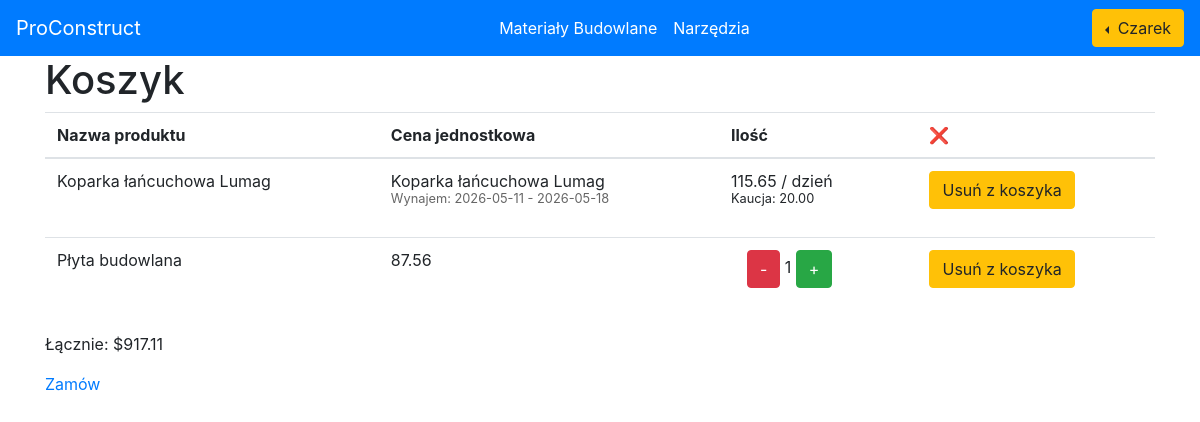
The app's page /cart/ (signed in) with its own data.
### users/models.py (models this page shows, shortened)
class CustomUser(AbstractUser):
    email = models.EmailField(_('email address'), unique=True)
    USERNAME_FIELD = 'email'
    REQUIRED_FIELDS = ('username',)
    objects = CustomUserManager()

### base/models.py (models this page shows, shortened)
class CartItem(models.Model):
    cart = models.ForeignKey('Cart', on_delete=models.CASCADE, null=True, blank=True)
    product = models.ForeignKey(Product, on_delete=models.CASCADE, null=True, blank=True)
    equipment = models.ForeignKey(Equipment, on_delete=models.CASCADE, null=True, blank=True)
    product_quantity = models.PositiveIntegerField(default=1)
    equipment_quantity = models.PositiveIntegerField(default=1)
    rent_start_date = models.DateField(null=True, blank=True)
    rent_end_date = models.DateField(null=True, blank=True)

class Equipment(models.Model):
    name = models.CharField(max_length=100)
    description = models.TextField()
    price = models.DecimalField(max_digits=10, decimal_places=2)
    image = models.URLField()
    quantity = models.PositiveIntegerField(default=0)
    rental_rate = models.DecimalField(
        "Stawka najmu (za dzień)",
        max_digits=10, decimal_places=2, default=0
    )
    rental_period = models.CharField(
        "Jednostka najmu",
        max_length=10,
        choices=[('day', 'dzień'), ('week', 'tydzień'), ('month', 'miesiąc')],
        default='day'
    )
    deposit = models.DecimalField(
        "Kaucja",
        max_digits=10, decimal_places=2, default=0
    )

class Product(models.Model):
    name = models.CharField(max_length=100)
    description = models.TextField()
    price = models.DecimalField(max_digits=10, decimal_places=2)
    image = models.URLField()
    quantity = models.PositiveIntegerField(default=0)

### base/views.py (the view)
# urls.py: path('cart/', views.view_cart, name='cart'),
@login_required()
def view_cart(request):
    cart_items, total_amount = calculate_total_amount(request)
    stripe_public_key = os.environ.get('STRIPE_PUBLIC_KEY', '')
    return render(request, 'base/cart.html', {
        'cart_items': cart_items,
        'total_amount': total_amount,
        'stripe_public_key': stripe_public_key
    })

### templates/base/cart.html (shortened to what this page needs)
{% include 'base/navbar.html' %}
{% load static %}
{% block content %}
<div class="container">
    <div class="cart-header">
        <h1>Koszyk</h1>
    </div>
        <table class="table">
            <thead>
                <tr>
                    <th scope="col">Nazwa produktu</th>
                    <th scope="col">Cena jednostkowa</th>
                    <th scope="col">Ilość</th>
                    <th scope="col">❌</th>
                </tr>
            </thead>
            <tbody>
             {% for item in cart_items %}
                <tr>
                {% if item.product %}
                    <td>{{ item.product.name }}</td>
                    <td>{{ item.product.price }}</td>
                    <td>
                    <button class="btn btn-danger" style="margin-left: 1rem;" onclick="updateQuantity('{{ item.id }}', 'decrement', 'product')">-</button>
                    <span id="product-quantity-{{ item.id }}">{{ item.product_quantity }}</span>
                    <button class="btn btn-success" style="margin-right: 1rem;" onclick="updateQuantity('{{ item.id }}', 'increment', 'product')">+</button>
                    </td>
                    <td>
                         <form action="{% if item.product.id %}{% url 'remove-product-from-cart' item.product.id %}{% endif %}" method="post">
                            <button class="btn btn-warning" type="submit">Usuń z koszyka</button>
                         </form>
                    </td>
                {%  elif item.equipment %}
                    <td>{{ item.equipment.name }}</td>
                    <td>
                        {{ item.equipment.name }}<br>
                        {% if item.rent_start_date and item.rent_end_date %}
                            <small style="color: #666;">Wynajem: {{ item.rent_start_date|date:"Y-m-d" }} - {{ item.rent_end_date|date:"Y-m-d" }}</small>
                        {% endif %}
                    </td>
                    <td>
                        {{ item.equipment.rental_rate }} / {{ item.equipment.get_rental_period_display }}<br>
                        <small>Kaucja: {{ item.equipment.deposit }}</small>
                    </td>
                    <td>
                         <form action="{% if item.equipment.id %}{% url 'remove-equipment-from-cart' item.equipment.id %}{% endif %}" method="post">
                            <button class="btn btn-warning" type="submit">Usuń z koszyka</button>
                         </form>
                    </td>
                {% endif %}
                </tr>
             {% endfor %}
            </tbody>
        </table>
    <div class="cart-total">
        <p>Łącznie: $<span id="total-amount">{{ total_amount }}</span></p>
    </div>
    <a class="checkout-button" href="{% url 'checkout' %}">Zamów</a>
</div>
{% endblock %}

### templates/base/navbar.html (shortened to what this page needs)
<link rel="stylesheet" href="https://cdn.jsdelivr.net/npm/bootstrap@4.4.1/dist/css/bootstrap.min.css">
<nav class="navbar navbar-expand-md navbar-dark sticky-top bg-primary">
    <a class="navbar-brand" href="/">ProConstruct</a>
    <div class="collapse navbar-collapse" id="navbarNav">
        <ul class="navbar-nav mx-auto">
            <li class="nav-item">
                <a class="nav-link" style="color: white;" href="{% url 'product-list' %}">Materiały Budowlane</a>
            </li>
            <li class="nav-item">
                <a class="nav-link" style="color: white;" href="{% url 'equipment-list' %}">Narzędzia</a>
            </li>
        </ul>
        <div class="navbar-nav">
            {% if request.user.is_authenticated %}
                <div class="dropleft">
                    <button class="btn btn-warning dropdown-toggle" type="button" id="dropdownMenuButton" data-toggle="dropdown" aria-haspopup="true" aria-expanded="false">
                        {{ request.user.username }}
                    </button>
                </div>
            {% endif %}
        </div>
    </div>
</nav>

### records on screen
CustomUser: user.username "Czarek"
CartItem: equipment.name "Koparka łańcuchowa Lumag", rent_start_date "2026-05-11", rent_end_date "2026-05-18", equipment.rental_rate "115.65", equipment.rental_period "dzień", equipment.deposit "20.00"
CartItem: product.name "Płyta budowlana", product.price "87.56", product_quantity "1"

### other values on screen
{{ total_amount }} "917.11"
